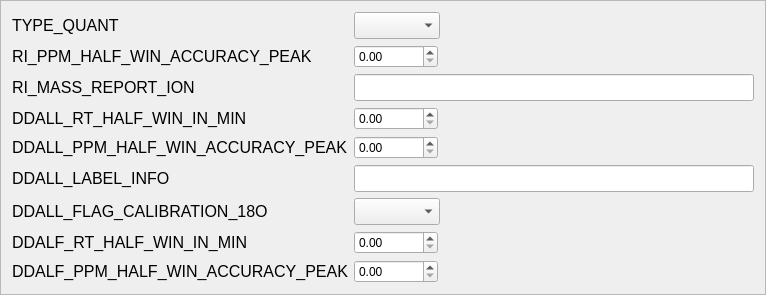
             <widget class="QFrame" name="frame_3">
              <property name="sizePolicy">
               <sizepolicy hsizetype="Minimum" vsizetype="Fixed">
                <horstretch>0</horstretch>
                <verstretch>0</verstretch>
               </sizepolicy>
              </property>
              <property name="frameShape">
               <enum>QFrame::StyledPanel</enum>
              </property>
              <property name="frameShadow">
               <enum>QFrame::Raised</enum>
              </property>
              <layout class="QGridLayout" name="gridLayout_3">
               <item row="3" column="0">
                <layout class="QGridLayout" name="gridLayout_7">
                 <item row="13" column="0">
                  <widget class="QLabel" name="lbl_qua_DLM">
                   <property name="sizePolicy">
                    <sizepolicy hsizetype="Preferred" vsizetype="Fixed">
                     <horstretch>0</horstretch>
                     <verstretch>0</verstretch>
                    </sizepolicy>
                   </property>
                   <property name="font">
                    <font>
                     <pointsize>12</pointsize>
                     <weight>50</weight>
                     <bold>false</bold>
                    </font>
                   </property>
                   <property name="text">
                    <string>DDALL_RT_HALF_WIN_IN_MIN</string>
                   </property>
                   <property name="alignment">
                    <set>Qt::AlignLeading|Qt::AlignLeft|Qt::AlignVCenter</set>
                   </property>
                  </widget>
                 </item>
                 <item row="0" column="0">
                  <widget class="QLabel" name="lbl_qua_TQ">
                   <property name="sizePolicy">
                    <sizepolicy hsizetype="Fixed" vsizetype="Preferred">
                     <horstretch>0</horstretch>
                     <verstretch>0</verstretch>
                    </sizepolicy>
                   </property>
                   <property name="font">
                    <font>
                     <pointsize>12</pointsize>
                     <weight>50</weight>
                     <bold>false</bold>
                    </font>
                   </property>
                   <property name="text">
                    <string>TYPE_QUANT</string>
                   </property>
                   <property name="alignment">
                    <set>Qt::AlignLeading|Qt::AlignLeft|Qt::AlignVCenter</set>
                   </property>
                  </widget>
                 </item>
                 <item row="20" column="0">
                  <widget class="QLabel" name="lbl_qua_DFP">
                   <property name="sizePolicy">
                    <sizepolicy hsizetype="Preferred" vsizetype="Fixed">
                     <horstretch>0</horstretch>
                     <verstretch>0</verstretch>
                    </sizepolicy>
                   </property>
                   <property name="font">
                    <font>
                     <pointsize>12</pointsize>
                     <weight>50</weight>
                     <bold>false</bold>
                    </font>
                   </property>
                   <property name="text">
                    <string>DDALF_PPM_HALF_WIN_ACCURACY_PEAK</string>
                   </property>
                   <property name="alignment">
                    <set>Qt::AlignLeading|Qt::AlignLeft|Qt::AlignVCenter</set>
                   </property>
                  </widget>
                 </item>
                 <item row="14" column="0">
                  <widget class="QLabel" name="lbl_qua_DLP">
                   <property name="sizePolicy">
                    <sizepolicy hsizetype="Fixed" vsizetype="Fixed">
                     <horstretch>0</horstretch>
                     <verstretch>0</verstretch>
                    </sizepolicy>
                   </property>
                   <property name="font">
                    <font>
                     <pointsize>12</pointsize>
                     <weight>50</weight>
                     <bold>false</bold>
                    </font>
                   </property>
                   <property name="text">
                    <string>DDALL_PPM_HALF_WIN_ACCURACY_PEAK</string>
                   </property>
                   <property name="alignment">
                    <set>Qt::AlignLeading|Qt::AlignLeft|Qt::AlignVCenter</set>
                   </property>
                  </widget>
                 </item>
                 <item row="19" column="3">
                  <widget class="QDoubleSpinBox" name="sbox_qua_DFRHWIM">
                   <property name="sizePolicy">
                    <sizepolicy hsizetype="Fixed" vsizetype="Fixed">
                     <horstretch>0</horstretch>
                     <verstretch>0</verstretch>
                    </sizepolicy>
                   </property>
                   <property name="font">
                    <font>
                     <weight>50</weight>
                     <bold>false</bold>
                    </font>
                   </property>
                   <property name="minimum">
                    <double>0.000000000000000</double>
                   </property>
                   <property name="maximum">
                    <double>100000.000000000000000</double>
                   </property>
                   <property name="value">
                    <double>0.000000000000000</double>
                   </property>
                  </widget>
                 </item>
                 <item row="15" column="0">
                  <widget class="QLabel" name="lbl_qua_DLI">
                   <property name="sizePolicy">
                    <sizepolicy hsizetype="Preferred" vsizetype="Fixed">
                     <horstretch>0</horstretch>
                     <verstretch>0</verstretch>
                    </sizepolicy>
                   </property>
                   <property name="font">
                    <font>
                     <pointsize>12</pointsize>
                     <weight>50</weight>
                     <bold>false</bold>
                    </font>
                   </property>
                   <property name="text">
                    <string>DDALL_LABEL_INFO</string>
                   </property>
                   <property name="alignment">
                    <set>Qt::AlignLeading|Qt::AlignLeft|Qt::AlignVCenter</set>
                   </property>
                  </widget>
                 </item>
                 <item row="14" column="3">
                  <widget class="QDoubleSpinBox" name="sbox_qua_DLPHWAP">
                   <property name="sizePolicy">
                    <sizepolicy hsizetype="Fixed" vsizetype="Fixed">
                     <horstretch>0</horstretch>
                     <verstretch>0</verstretch>
                    </sizepolicy>
                   </property>
                   <property name="font">
                    <font>
                     <weight>50</weight>
                     <bold>false</bold>
                    </font>
                   </property>
                   <property name="minimum">
                    <double>0.000000000000000</double>
                   </property>
                   <property name="maximum">
                    <double>100000.000000000000000</double>
                   </property>
                   <property name="value">
                    <double>0.000000000000000</double>
                   </property>
                  </widget>
                 </item>
                 <item row="20" column="3">
                  <widget class="QDoubleSpinBox" name="sbox_qua_DFPHWAP">
                   <property name="sizePolicy">
                    <sizepolicy hsizetype="Fixed" vsizetype="Fixed">
                     <horstretch>0</horstretch>
                     <verstretch>0</verstretch>
                    </sizepolicy>
                   </property>
                   <property name="font">
                    <font>
                     <weight>50</weight>
                     <bold>false</bold>
                    </font>
                   </property>
                   <property name="minimum">
                    <double>0.000000000000000</double>
                   </property>
                   <property name="maximum">
                    <double>100000.000000000000000</double>
                   </property>
                   <property name="value">
                    <double>0.000000000000000</double>
                   </property>
                  </widget>
                 </item>
                 <item row="13" column="3">
                  <widget class="QDoubleSpinBox" name="sbox_qua_DLRHWIM">
                   <property name="sizePolicy">
                    <sizepolicy hsizetype="Fixed" vsizetype="Fixed">
                     <horstretch>0</horstretch>
                     <verstretch>0</verstretch>
                    </sizepolicy>
                   </property>
                   <property name="font">
                    <font>
                     <weight>50</weight>
                     <bold>false</bold>
                    </font>
                   </property>
                   <property name="minimum">
                    <double>0.000000000000000</double>
                   </property>
                   <property name="maximum">
                    <double>100000.000000000000000</double>
                   </property>
                   <property name="value">
                    <double>0.000000000000000</double>
                   </property>
                  </widget>
                 </item>
                 <item row="19" column="0">
                  <widget class="QLabel" name="lbl_qua_DFM">
                   <property name="sizePolicy">
                    <sizepolicy hsizetype="Preferred" vsizetype="Fixed">
                     <horstretch>0</horstretch>
                     <verstretch>0</verstretch>
                    </sizepolicy>
                   </property>
                   <property name="font">
                    <font>
                     <pointsize>12</pointsize>
                     <weight>50</weight>
                     <bold>false</bold>
                    </font>
                   </property>
                   <property name="text">
                    <string>DDALF_RT_HALF_WIN_IN_MIN</string>
                   </property>
                   <property name="alignment">
                    <set>Qt::AlignLeading|Qt::AlignLeft|Qt::AlignVCenter</set>
                   </property>
                  </widget>
                 </item>
                 <item row="10" column="0">
                  <widget class="QLabel" name="lbl_qua_RMRI">
                   <property name="sizePolicy">
                    <sizepolicy hsizetype="Preferred" vsizetype="Fixed">
                     <horstretch>0</horstretch>
                     <verstretch>0</verstretch>
                    </sizepolicy>
                   </property>
                   <property name="font">
                    <font>
                     <pointsize>12</pointsize>
                     <weight>50</weight>
                     <bold>false</bold>
                    </font>
                   </property>
                   <property name="text">
                    <string>RI_MASS_REPORT_ION</string>
                   </property>
                   <property name="alignment">
                    <set>Qt::AlignLeading|Qt::AlignLeft|Qt::AlignVCenter</set>
                   </property>
                  </widget>
                 </item>
                 <item row="16" column="0">
                  <widget class="QLabel" name="lbl_qua_DFC">
                   <property name="font">
                    <font>
                     <pointsize>12</pointsize>
                     <weight>50</weight>
                     <bold>false</bold>
                    </font>
                   </property>
                   <property name="text">
                    <string>DDALL_FLAG_CALIBRATION_18O</string>
                   </property>
                  </widget>
                 </item>
                 <item row="1" column="0">
                  <widget class="QLabel" name="lbl_qua_RPHWAP">
                   <property name="sizePolicy">
                    <sizepolicy hsizetype="Preferred" vsizetype="Fixed">
                     <horstretch>0</horstretch>
                     <verstretch>0</verstretch>
                    </sizepolicy>
                   </property>
                   <property name="font">
                    <font>
                     <pointsize>12</pointsize>
                     <weight>50</weight>
                     <bold>false</bold>
                    </font>
                   </property>
                   <property name="text">
                    <string>RI_PPM_HALF_WIN_ACCURACY_PEAK</string>
                   </property>
                   <property name="alignment">
                    <set>Qt::AlignLeading|Qt::AlignLeft|Qt::AlignVCenter</set>
                   </property>
                  </widget>
                 </item>
                 <item row="10" column="3">
                  <widget class="QLineEdit" name="ledt_qua_RMRI">
                   <property name="enabled">
                    <bool>true</bool>
                   </property>
                   <property name="sizePolicy">
                    <sizepolicy hsizetype="Fixed" vsizetype="Fixed">
                     <horstretch>0</horstretch>
                     <verstretch>0</verstretch>
                    </sizepolicy>
                   </property>
                   <property name="minimumSize">
                    <size>
                     <width>400</width>
                     <height>0</height>
                    </size>
                   </property>
                   <property name="font">
                    <font>
                     <pointsize>12</pointsize>
                     <weight>50</weight>
                     <bold>false</bold>
                    </font>
                   </property>
                  </widget>
                 </item>
                 <item row="1" column="3">
                  <widget class="QDoubleSpinBox" name="sbox_qua_RPHWAP">
                   <property name="sizePolicy">
                    <sizepolicy hsizetype="Fixed" vsizetype="Fixed">
                     <horstretch>0</horstretch>
                     <verstretch>0</verstretch>
                    </sizepolicy>
                   </property>
                   <property name="font">
                    <font>
                     <weight>50</weight>
                     <bold>false</bold>
                    </font>
                   </property>
                   <property name="minimum">
                    <double>0.000000000000000</double>
                   </property>
                   <property name="maximum">
                    <double>100000.000000000000000</double>
                   </property>
                   <property name="value">
                    <double>0.000000000000000</double>
                   </property>
                  </widget>
                 </item>
                 <item row="16" column="3">
                  <widget class="QComboBox" name="cbox_qua_DFC">
                   <property name="sizePolicy">
                    <sizepolicy hsizetype="Fixed" vsizetype="Fixed">
                     <horstretch>0</horstretch>
                     <verstretch>0</verstretch>
                    </sizepolicy>
                   </property>
                   <property name="font">
                    <font>
                     <pointsize>12</pointsize>
                     <weight>50</weight>
                     <bold>false</bold>
                    </font>
                   </property>
                  </widget>
                 </item>
                 <item row="0" column="3">
                  <widget class="QComboBox" name="cbox_qua_TQ">
                   <property name="sizePolicy">
                    <sizepolicy hsizetype="Fixed" vsizetype="Fixed">
                     <horstretch>0</horstretch>
                     <verstretch>0</verstretch>
                    </sizepolicy>
                   </property>
                   <property name="font">
                    <font>
                     <pointsize>12</pointsize>
                     <weight>50</weight>
                     <bold>false</bold>
                    </font>
                   </property>
                  </widget>
                 </item>
                 <item row="15" column="3">
                  <widget class="QLineEdit" name="ledt_qua_DLLI">
                   <property name="font">
                    <font>
                     <pointsize>12</pointsize>
                     <weight>50</weight>
                     <bold>false</bold>
                    </font>
                   </property>
                  </widget>
                 </item>
                </layout>
               </item>
              </layout>
             </widget>
